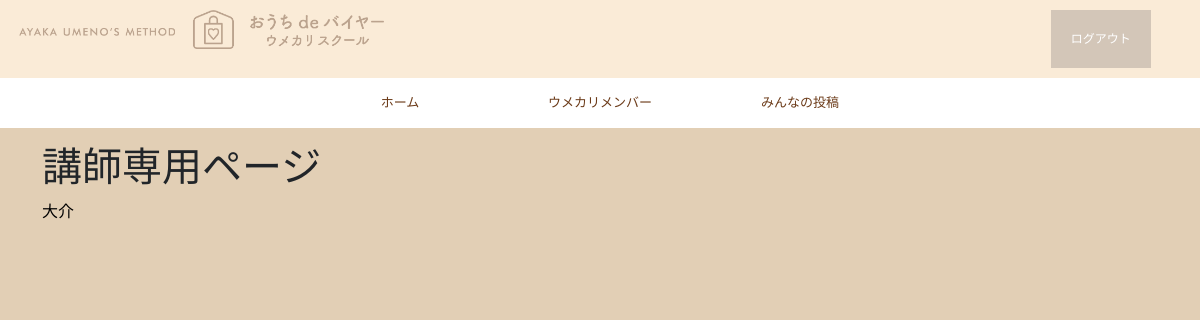
Page /teacher/ (signed in) on the earlier database version.
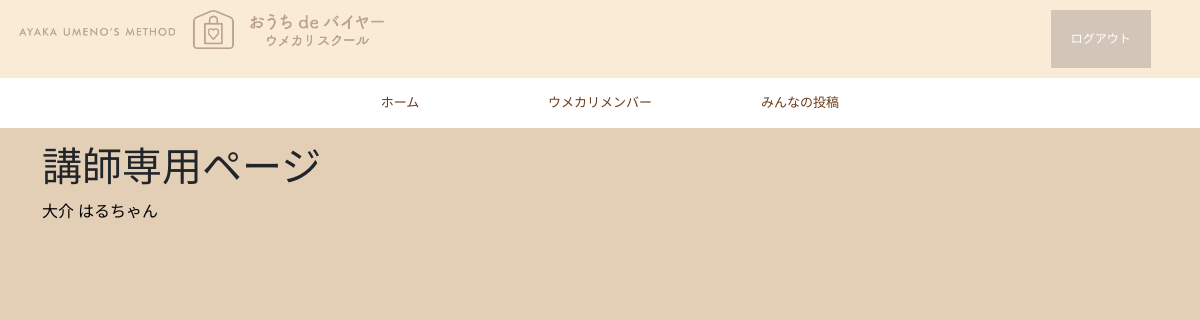
Same page on the later database version.
### base/models/user.py (models this page shows, shortened)
class User(AbstractBaseUser):
    email = models.EmailField(
        verbose_name='メールアドレス',
        max_length=255,
        unique=True,
    )
    username = models.CharField(
        verbose_name='名前',
        default='匿名',
        max_length=100,
    )
    is_active = models.BooleanField(
        verbose_name='状況',
        default=True)
    is_admin = models.BooleanField(default=False)
    date_joined = models.DateField(
        verbose_name="入会日",
        null=True,
        blank=True,
    )
    teacher = models.ForeignKey(
        'self',
        on_delete=models.SET_NULL,
        related_name="student",
        null=True,
        blank=True,
    )
    objects = UserManager()
    USERNAME_FIELD = 'email'
    REQUIRED_FIELDS = []

### base/models/profile.py (models this page shows)
class Profile(models.Model):
    user = models.OneToOneField(
        get_user_model(),
        unique=True,
        on_delete=models.CASCADE,
        primary_key=True,
    )
    name = models.CharField(
        default='ウメカリメンバー',
        max_length=30,
    )
    icon = models.ImageField(
        verbose_name='アイコン',
        null=True,
        blank=True,
    )
    introduction = models.TextField(
        verbose_name='自己紹介',
        null=True,
        blank=True,
    )
    target = models.PositiveIntegerField(
        verbose_name='目標金額',
        default=0,
    )
    dream = models.ImageField(
        verbose_name='ビジョンボード',
        null=True,
        blank=True,
    )

### base/views/teacher_views.py (the view)
# urls.py: path('teacher/', StudentListView.as_view(), name='teacher'),
class StudentListView(ListView):
    model = User
    template_name = 'base/teacher.html'
    def get_context_data(self, **kwargs):
        context = super().get_context_data(**kwargs)
        teacher = self.request.user
        context['students'] = teacher.student.all()
        return context

### base/context_processors.py (called while the page is built)
def common(request):
    context = {
        'tags': OutputTagModel.objects.all()
    }
    return context

### templates/base/teacher.html
{% extends 'base.html' %}
{% block content %}
<h1>講師専用ページ</h1>
{% if students %}
{% for student in students %}
<a href="{% url 'base:profile-detail' student.pk %}">
    {{ student.profile.name }}
</a>
{% endfor %}
{% else %}
まだ生徒がいません．
{% endif %}
{% endblock %}

Differences in the rows shown:
added User: profile.name "はるちゃん"
